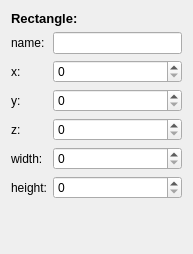
<?xml version="1.0" encoding="UTF-8"?>
<ui version="4.0">
 <class>RectanglePropertiesWidget</class>
 <widget class="QWidget" name="RectanglePropertiesWidget">
  <property name="geometry">
   <rect>
    <x>0</x>
    <y>0</y>
    <width>193</width>
    <height>254</height>
   </rect>
  </property>
  <property name="sizePolicy">
   <sizepolicy hsizetype="Minimum" vsizetype="Minimum">
    <horstretch>0</horstretch>
    <verstretch>0</verstretch>
   </sizepolicy>
  </property>
  <property name="windowTitle">
   <string>Form</string>
  </property>
  <layout class="QVBoxLayout" name="verticalLayout">
   <item>
    <widget class="QLabel" name="titleLabel">
     <property name="font">
      <font>
       <pointsize>10</pointsize>
       <weight>75</weight>
       <bold>true</bold>
      </font>
     </property>
     <property name="text">
      <string>Rectangle:</string>
     </property>
    </widget>
   </item>
   <item>
    <layout class="QFormLayout" name="formLayout">
     <item row="0" column="0">
      <widget class="QLabel" name="nameLabel">
       <property name="text">
        <string>name:</string>
       </property>
      </widget>
     </item>
     <item row="0" column="1">
      <widget class="QLineEdit" name="nameEdit"/>
     </item>
     <item row="1" column="0">
      <widget class="QLabel" name="xLabel">
       <property name="text">
        <string>x:</string>
       </property>
      </widget>
     </item>
     <item row="1" column="1">
      <widget class="QSpinBox" name="xSpinner">
       <property name="maximum">
        <number>9999</number>
       </property>
      </widget>
     </item>
     <item row="2" column="0">
      <widget class="QLabel" name="yLabel">
       <property name="text">
        <string>y:</string>
       </property>
      </widget>
     </item>
     <item row="2" column="1">
      <widget class="QSpinBox" name="ySpinner">
       <property name="maximum">
        <number>9999</number>
       </property>
      </widget>
     </item>
     <item row="4" column="0">
      <widget class="QLabel" name="widthLabel">
       <property name="text">
        <string>width:</string>
       </property>
      </widget>
     </item>
     <item row="4" column="1">
      <widget class="QSpinBox" name="widthSpinner">
       <property name="maximum">
        <number>9999</number>
       </property>
      </widget>
     </item>
     <item row="5" column="0">
      <widget class="QLabel" name="heightLabel">
       <property name="text">
        <string>height:</string>
       </property>
      </widget>
     </item>
     <item row="5" column="1">
      <widget class="QSpinBox" name="heightSpinner">
       <property name="maximum">
        <number>9999</number>
       </property>
      </widget>
     </item>
     <item row="3" column="0">
      <widget class="QLabel" name="zLabel">
       <property name="text">
        <string>z:</string>
       </property>
      </widget>
     </item>
     <item row="3" column="1">
      <widget class="QSpinBox" name="zSpinner">
       <property name="maximum">
        <number>9999</number>
       </property>
      </widget>
     </item>
    </layout>
   </item>
   <item>
    <spacer name="verticalSpacer">
     <property name="orientation">
      <enum>Qt::Vertical</enum>
     </property>
     <property name="sizeHint" stdset="0">
      <size>
       <width>20</width>
       <height>40</height>
      </size>
     </property>
    </spacer>
   </item>
  </layout>
 </widget>
 <resources/>
 <connections/>
</ui>
